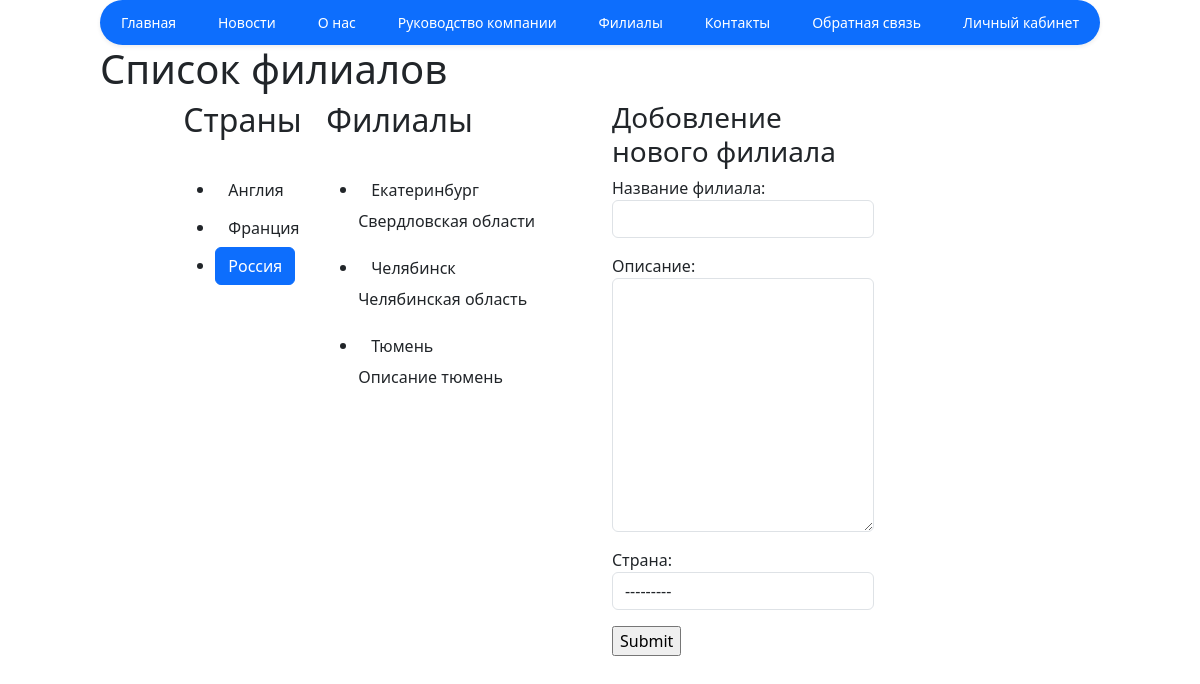
/branches/country/3, run on the app's committed database.
### core/models.py (models this page shows, shortened)
class Countries(models.Model):
    title = models.CharField(max_length=255, verbose_name="Название", blank=True)
    def __str__(self):
        return self.title

class Branch(models.Model):
    title = models.CharField(max_length=255, verbose_name="Заголовок", blank=True)
    text = models.TextField(verbose_name="описание")
    country = models.ForeignKey(Countries, on_delete=models.SET_NULL, null=True, blank=True,
                                related_name='country_branches')
    class Meta:
        verbose_name = "Филиал"
        verbose_name_plural = "Филиалы"
    def get_short_text(self):
        return self.text[:100]

### core/views.py (the view, shortened to what this page needs)
# urls.py: path("branches", branches, name="branches"),
def branches(request, country_id=None):
    context = {}
    branches = Branch.objects.all()
    countries = Countries.objects.all()
    branch_form = BranchForm
    if country_id:
        country = get_object_or_404(Countries, id=country_id)
        branches = Branch.objects.filter(country=country)
        context.update({"active_country": country})
    context.update({"branches": branches, "countries": countries, "branch_form": branch_form})
    return render(
        request, "branches.html", context
    )

### templates/branches.html (shortened to what this page needs)
{% extends "base.html" %}
{% block content %}
    <h1>Список филиалов</h1>
    <div class="col-md-10 mx-auto">
    <div class="row">
        <div class="col-md-2">
            <h2>Страны</h2>
            <p class="d-inline-flex gap-1">
            <ul>
                {% for j in countries %}
                    <li><a href="{% url 'branches_country' j.id %}" class="btn {% if active_country == j %} btn-primary {% endif %}" role="button" data-bs-toggle="button">{{ j.title }}</a></li>
                {% endfor %}
            </ul>
            </p>
        </div>
        <div class="col-md-4">
            <h2>Филиалы</h2>
            <p class="d-inline-flex gap-1">
            <ul>
                {% for i in branches %}
                    <li><a href="{% url 'branches_detail' i.id %}" class="btn" role="button" data-bs-toggle="button">{{ i.title }}</a></li>
                    <p>{{ i.get_short_text }}</p>
                {% endfor %}
            </ul>
            </p>
        </div>
           <div class="col-md-4">
        <h3>Добовление нового филиала</h3>
        <form action="{% url 'branches_add' %}" method='post'>
            <div class="mb-3">
                <label for="{{ form.title.id_for_label }}">Название филиала:</label>
                {{ branch_form.title }}
            </div>
            <div class="mb-3">
                <label for="{{ form.text.id_for_label }}">Описание:</label>
                {{ branch_form.text }}
            </div>
            <div class="mb-3">
                <label for="{{ form.country.id_for_label }}">Страна:</label>
                {{ branch_form.country }}
            </div>
                   <input type="submit" value="Submit">
        </form>
    </div>
    </div>
    </div>
{% endblock %}

### data on the page
Countries: title "Англия"
Countries: title "Франция"
Countries: title "Россия"
Branch: title "Екатеринбург", get_short_text "Свердловская области"
Branch: title "Челябинск", get_short_text "Челябинская область"
Branch: title "Тюмень", get_short_text "Описание тюмень"
